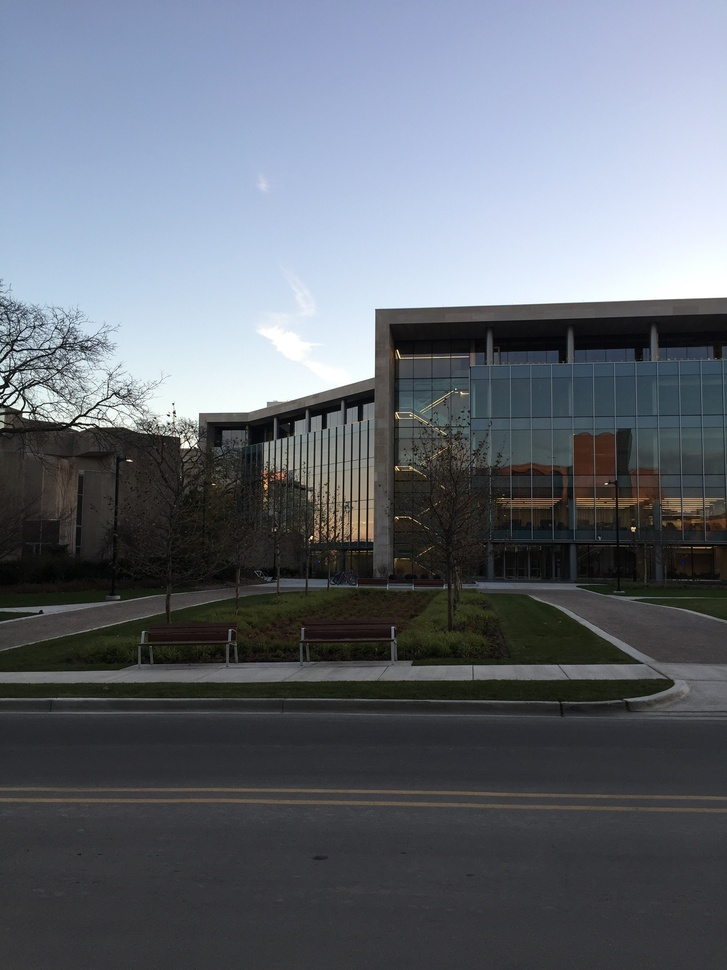
//> input picture tests/spericalWarping/images/q11.jpg, 727 x 970 px, shrunk from 2448 x 3264 before the run
$ ./spericalStitch   (built with g++ and OpenCV 4)
//> lines starting //> are read from the running program, lines starting //| are printed output that depends on the picture
#include <opencv2/opencv.hpp>
#include <opencv2/xfeatures2d.hpp>
#include <opencv2/stitching.hpp>
#include <opencv2/stitching/detail/warpers.hpp>
#include <opencv2/stitching/warpers.hpp>
#include <opencv2/stitching.hpp>
void sphericalWarp(const cv::Mat& input, cv::Mat& output, double fov) {
    int width = input.cols;
    int height = input.rows;

    double radius = width / (2 * M_PI); // Radius of the sphere

    // Center of the input image
    double cx = width / 2.0;
    double cy = height / 2.0;

    // Create the output image
    output = cv::Mat::zeros(height, width, input.type());

    for (int y = 0; y < height; ++y) {
        for (int x = 0; x < width; ++x) {
            // Convert pixel coordinates to spherical coordinates
            double theta = (x - cx) / radius;
            double phi = (y - cy) / radius;

            // Convert spherical coordinates to Cartesian coordinates
            double x_sphere = radius * sin(theta);
            double y_sphere = radius * phi;
            double z_sphere = radius * cos(theta);

            // Map Cartesian coordinates to input image
            int x_input = static_cast<int>(x_sphere + cx);
            int y_input = static_cast<int>(y_sphere + cy);

            // Check if the mapped coordinates are within the input image bounds
            if (x_input >= 0 && x_input < width && y_input >= 0 && y_input < height) {
                // Perform bilinear interpolation to get pixel value
                output.at<cv::Vec3b>(y, x) = input.at<cv::Vec3b>(y_input, x_input);
            }
        }
    }
}
int main() {
    // Read the input images
    cv::Mat img1 = cv::imread("./images/q11.jpg");
//> img1 is the input picture: 970 rows x 727 cols, CV_8UC3; mean B, G, R 115.2, 106.2, 100.3
    cv::Mat img2 = cv::imread("./images/q22.jpg");
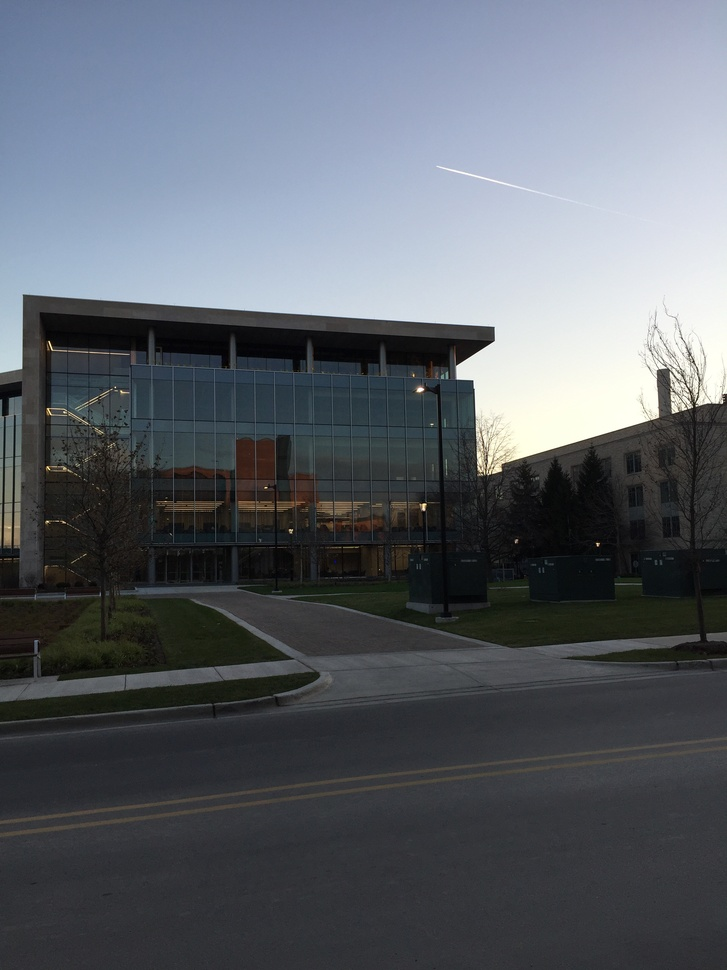
//> input picture tests/spericalWarping/images/q22.jpg, 727 x 970 px, shrunk from 2448 x 3264 before the run
//> img2 is the input picture: 970 rows x 727 cols, CV_8UC3; mean B, G, R 105.8, 98.3, 93

    // Apply spherical warping
    cv::Mat img1_spherical, img2_spherical;
    sphericalWarp(img1, img1_spherical, 78.0);
//> after the loop in sphericalWarp, `for (int y = 0; y < height; ++y)`:
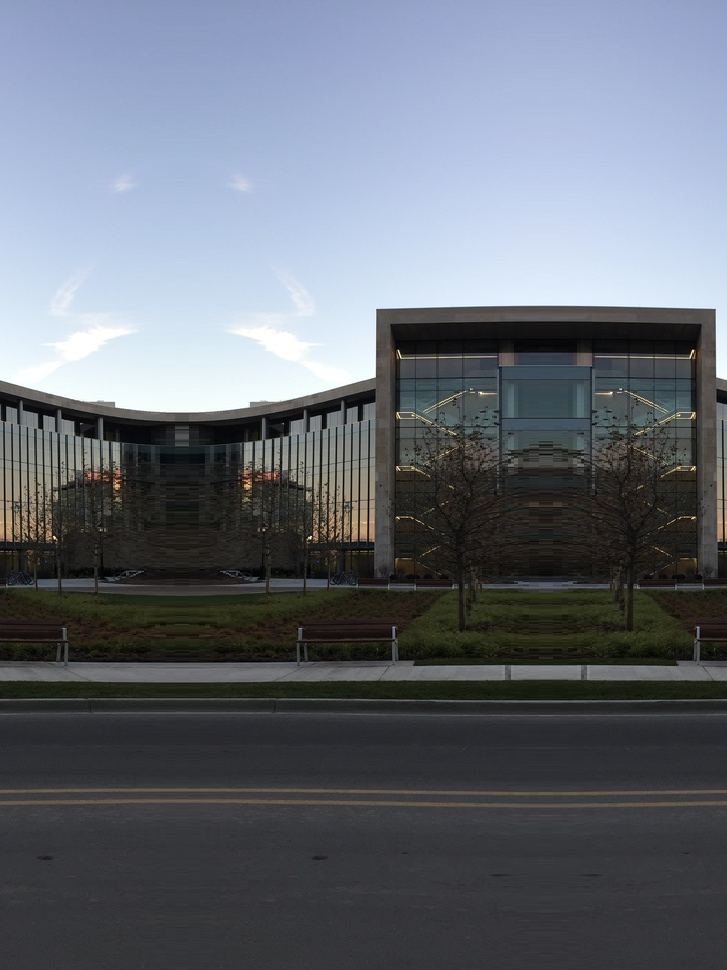
//> output: 970 rows x 727 cols, CV_8UC3; mean B, G, R 116.4, 107.4, 101.8
    sphericalWarp(img2, img2_spherical, 78.0);
//> call 2 of sphericalWarp, with fov = 78
//> after the loop in sphericalWarp (call 2), `for (int y = 0; y < height; ++y)`:
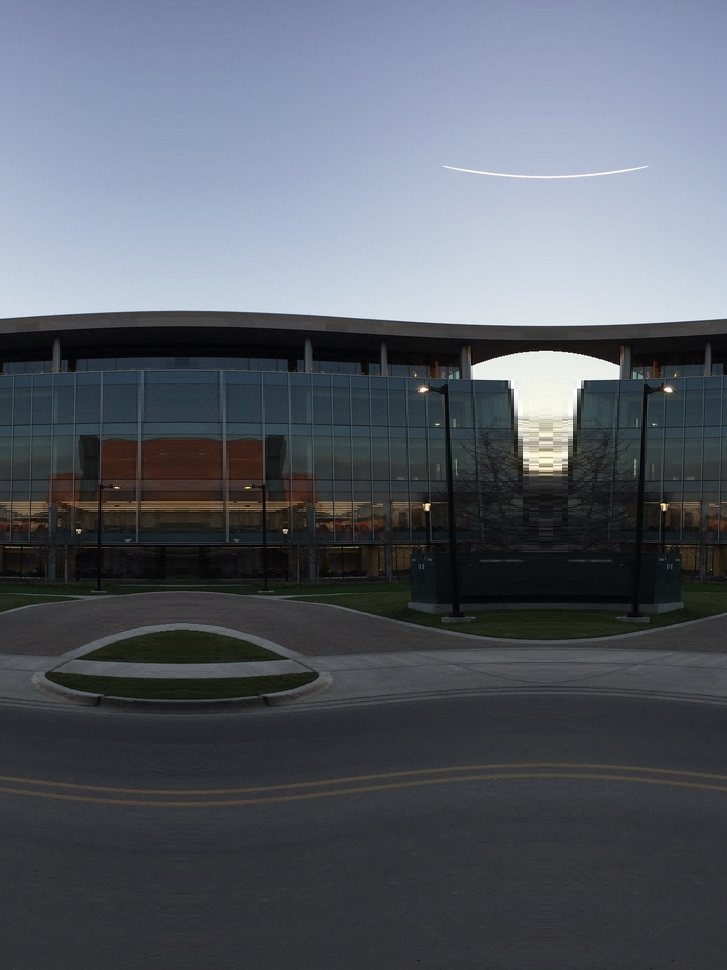
//> output: 970 rows x 727 cols, CV_8UC3; mean B, G, R 102.2, 93.3, 87.7

    // Perform feature detection and matching
    cv::Ptr<cv::Feature2D> detector = cv::SIFT::create();
    std::vector<cv::KeyPoint> keypoints1, keypoints2;
    cv::Mat descriptors1, descriptors2;

    detector->detectAndCompute(img1_spherical, cv::noArray(), keypoints1, descriptors1);
//> keypoints1 = 1077 keypoints; strongest (x, y, size): (54, 537, 1.9), (310, 537, 2.1), (693, 468, 2.9), (409, 336, 40.1)
    detector->detectAndCompute(img2_spherical, cv::noArray(), keypoints2, descriptors2);
//> keypoints2 = 365 keypoints; strongest (x, y, size): (427, 507, 4.4), (668, 390, 4.4), (423, 389, 4.1), (608, 371, 15)

    cv::BFMatcher matcher;
    std::vector<cv::DMatch> matches;
    matcher.match(descriptors1, descriptors2, matches);
//> matches = 1077 matches

    // Filter matches based on a threshold
    double max_dist = 0;
    double min_dist = 100;

    for (int i = 0; i < descriptors1.rows; i++) {
        double dist = matches[i].distance;
        if (dist < min_dist) min_dist = dist;
        if (dist > max_dist) max_dist = dist;
    }
//> this loop made 1077 passes
//> (dist, max_dist) on passes 1, 2, 14, 19, 72, 177, 201, 717, 780: (350.7, 350.7), (358.4, 358.4), (389.1, 389.1), (402.2, 402.2), (429, 429), (438.7, 438.7), (440.5, 440.5), (442.9, 442.9), (447.4, 447.4)
//> (dist, min_dist) on passes 3, 31, 97, 745: (81.79, 81.79), (77.61, 77.61), (63.26, 63.26), (51.32, 51.32)
//> after the loop, min_dist = 51.32; max_dist = 447.4

    std::vector<cv::DMatch> good_matches;
    for (int i = 0; i < descriptors1.rows; i++) {
        if (matches[i].distance < 2 * min_dist) {
            good_matches.push_back(matches[i]);
        }
    }

    // Prepare images and keypoints for stitching
    std::vector<cv::Mat> images = {img1_spherical, img2_spherical};
    std::vector<std::vector<cv::KeyPoint>> keypoints = {keypoints1, keypoints2};
//> keypoints = 2 items
    std::vector<cv::Mat> descriptors = {descriptors1, descriptors2};
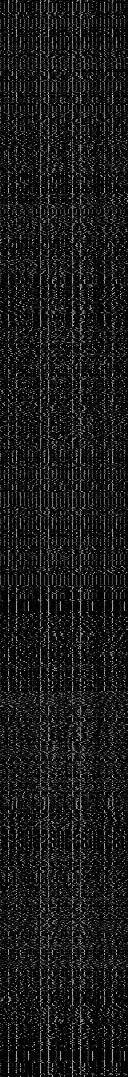
//> descriptors[0]: 1077 rows x 128 cols, CV_32FC1; min 0, max 223, mean 25.5
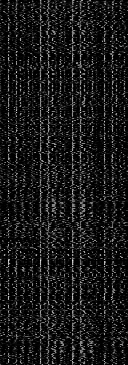
//> descriptors[1]: 365 rows x 128 cols, CV_32FC1; min 0, max 228, mean 24.3

    // Create a Stitcher object
    cv::Ptr<cv::Stitcher> stitcher = cv::Stitcher::create();

    // Configure stitcher parameters
    stitcher->setWarper(new cv::detail::SphericalWarper(1.0));
//> (this line was passed over: shared_ptr is not available in this run)
    stitcher->setFeaturesMatcher(new cv::detail::BestOf2NearestMatcher(false, 0.3));
    stitcher->setBundleAdjuster(new cv::detail::BundleAdjusterRay());

    // Create a Mat to hold the stitched result
    cv::Mat result;

    // Use the Stitcher to stitch the images
    cv::Stitcher::Status status = stitcher->stitch(images, result);

    // Check if stitching was successful
    if (status == cv::Stitcher::Status::OK) {
        // Display the stitched result
        cv::imshow("Stitched Image", result);
        cv::waitKey(0);
    } else {
        std::cerr << "Error: Stitching failed.\n";
//> (the run ends here: the program exits with an error code, at `return -1;`)
